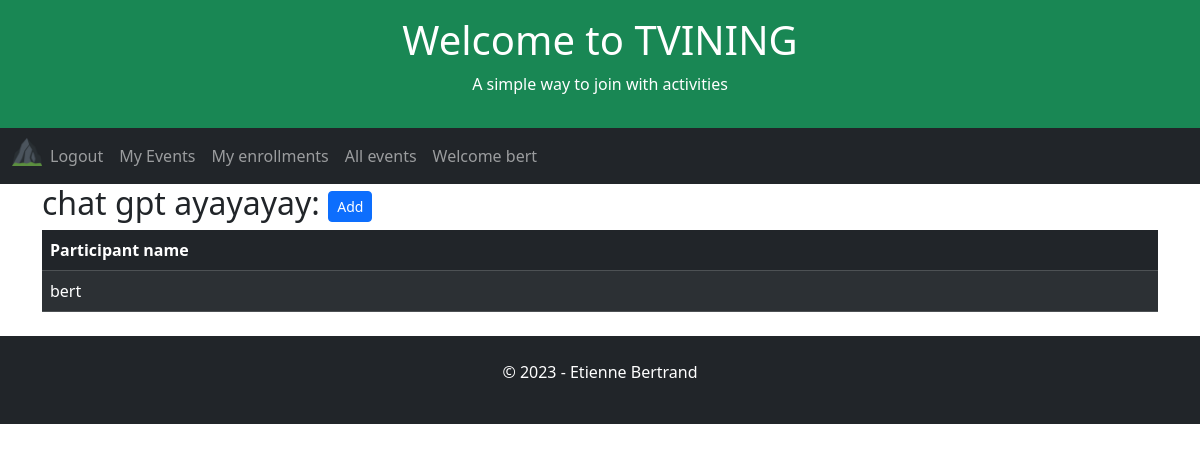
Page /event-enrollment/31 (signed in) on the earlier database version.
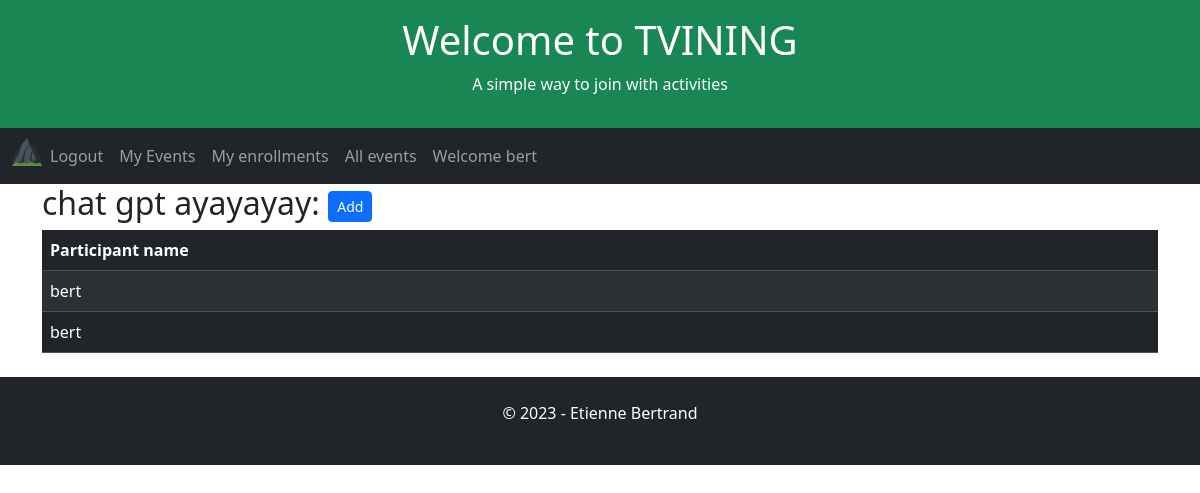
Same page on the later database version.
### app/models.py (models this page shows, shortened)
class Enrollment(db.Model):
    id = db.Column(db.Integer, primary_key=True)
    user_id = db.Column(db.Integer, db.ForeignKey('user.id', name='fk_enrollment_user'), nullable=False)
    event_id = db.Column(db.Integer, db.ForeignKey('event.id', name='fk_enrollment_event'), nullable=False)
    date = db.Column(db.DateTime, index=True, default=datetime.utcnow)

class User(UserMixin, db.Model):
    id = db.Column(db.Integer, primary_key=True)
    username = db.Column(db.String(64), index=True, unique=True)
    email = db.Column(db.String(120), index=True, unique=True)
    password_hash = db.Column(db.String(128))

### app/routes.py (the view)
@app.route('/event-enrollment', methods=['GET'])
@app.route('/event-enrollment/<event_id>', methods=['GET'])
@login_required
def eventEnrollments(event_id=0):
    global appName, appSlogan, appTitle, db
    eventEnrollments = db.session.query(
        Enrollment.id,
        Event.title,
        Event.date,
        User.username.label('enroller'),
    ).outerjoin(User, User.id == Enrollment.user_id
    ).outerjoin(Event, Enrollment.event_id == Event.id
    ).filter(Event.id == event_id
    ).all()
    eventTitle = eventEnrollments[0].title
    return render_template(
        'event-enrollments.html',
        appName=appName,
        appTitle=appTitle,
        appSlogan=appSlogan,
        eventTitle=eventTitle,
        eventEnrollments=eventEnrollments,
        )

### app/models.py (called while the page is built)
@login.user_loader
def load_user(id):
    return User.query.get(int(id))

### app/templates/event-enrollments.html
{% extends "home.html" %}
{% block content %}
    <h2>{{ eventTitle }}: <button type="button" class="btn btn-primary btn-sm">Add</button></h2>
        <table class="table table-dark table-hover table-striped table-responsive-sm">
            <thead>
            <tr>
                <th>Participant name</th>
            </tr>
            </thead>
            <tbody>
                {% for enrollment in eventEnrollments %}
                    <tr>
                        <td>{{ enrollment.enroller }}</td>
                    </tr>
                {% endfor %}
            </tbody>
        </table>
{% endblock %}

Differences in the rows shown:
added Enrollment: enroller "bert"
